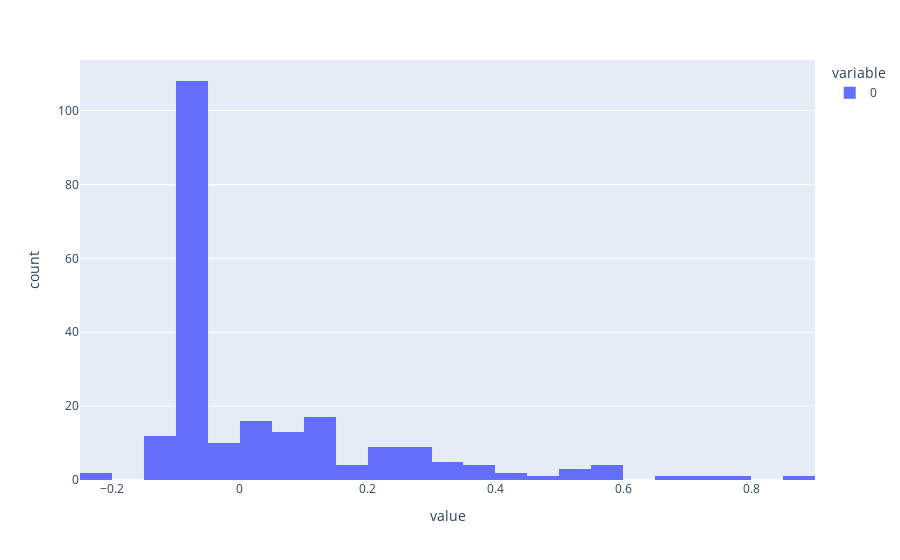

Here is the notebook cell this chart was saved with:
### Code cell
px.histogram(profits)

### Figure 1 — Plotly figure (JSON) as saved in the notebook; plotly's stock layout.template omitted (floating-point values rounded to 4 significant figures; data arrays with more than 128 entries replaced by an {"elided": "..."} marker saying what was removed)
{"data": [{"alignmentgroup": "True", "bingroup": "x", "hovertemplate": "variable=0<br>value=%{x}<br>count=%{y}<extra></extra>", "legendgroup": "0", "marker": {"color": "#636efa", "pattern": {"shape": ""}}, "name": "0", "offsetgroup": "0", "orientation": "v", "showlegend": true, "type": "histogram", "x": {"elided": "223 float values"}, "xaxis": "x", "yaxis": "y"}], "layout": {"autosize": true, "barmode": "relative", "legend": {"title": {"text": "variable"}, "tracegroupgap": 0}, "margin": {"t": 60}, "xaxis": {"anchor": "y", "autorange": true, "domain": [0, 1], "range": [-0.25, 0.9], "title": {"text": "value"}, "type": "linear"}, "yaxis": {"anchor": "x", "autorange": true, "domain": [0, 1], "range": [0, 113.7], "title": {"text": "count"}}}}
